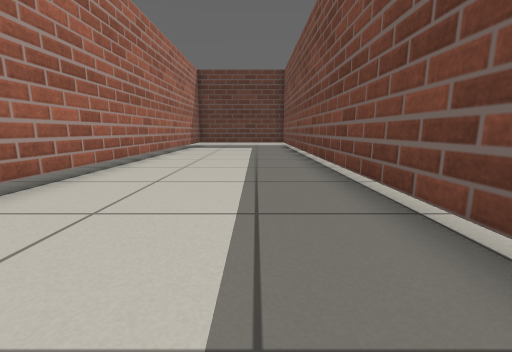
View 1 (above)

24 first-person views from a walk through a Gazebo world. The camera is 0.5 m above the floor, tilts 10° down and sees 90° across. The floor is counted in squares, 0.5 m on a side. Each view is taken from the middle of a square. On the plan, view 1 faces up. The plan holds only what a view shows up to about 11 squares ahead; the rest is blank. The place goes on beyond the plan. Simple shapes stand in for some stock models.

View 2
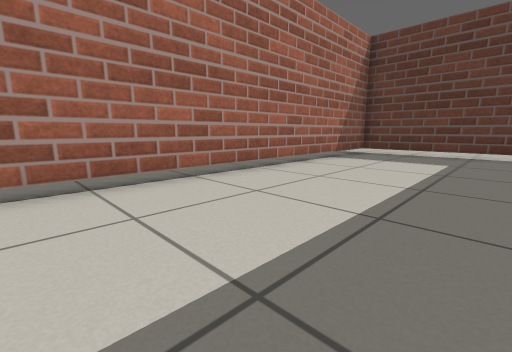

View 3
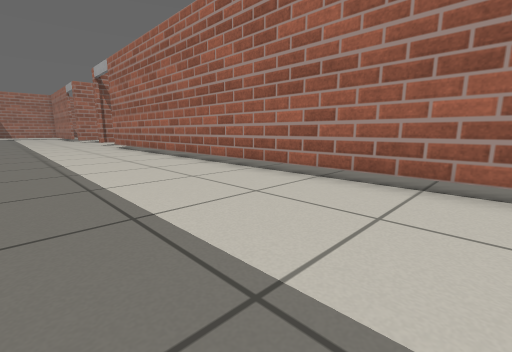

View 4
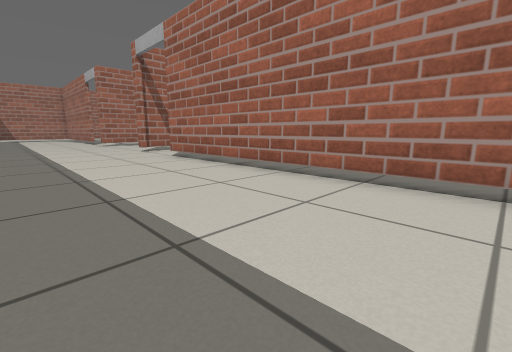

View 5
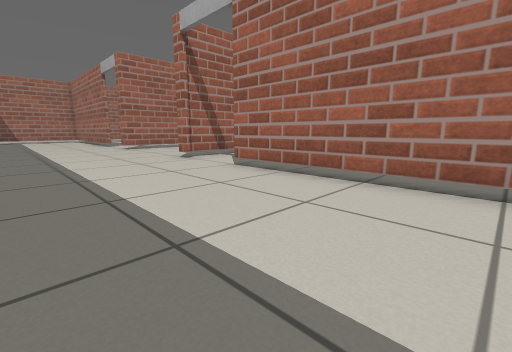

View 6
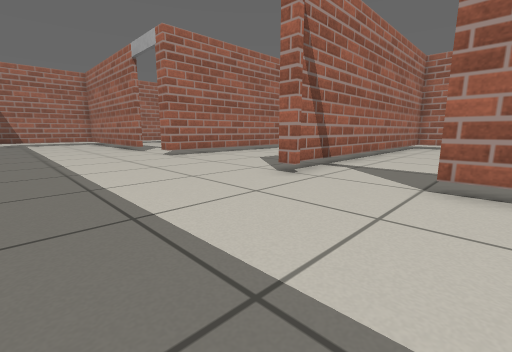

View 7
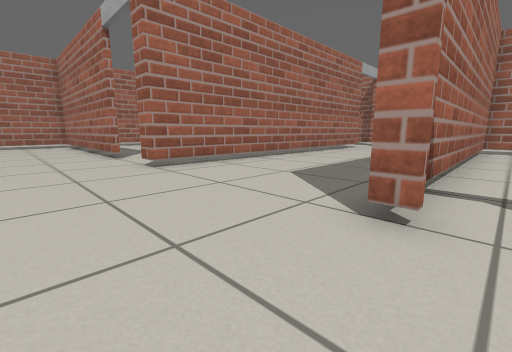

View 8
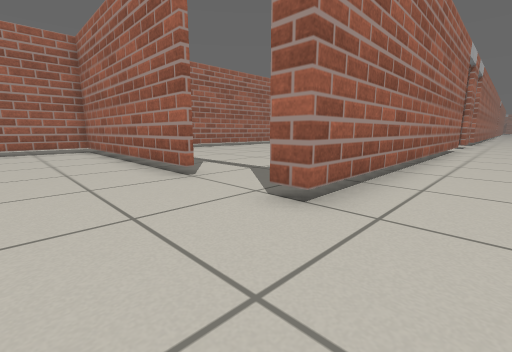

View 9
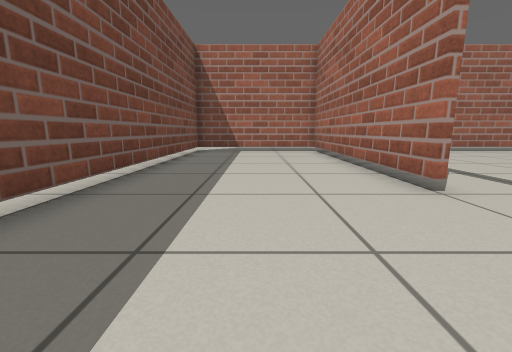

View 10
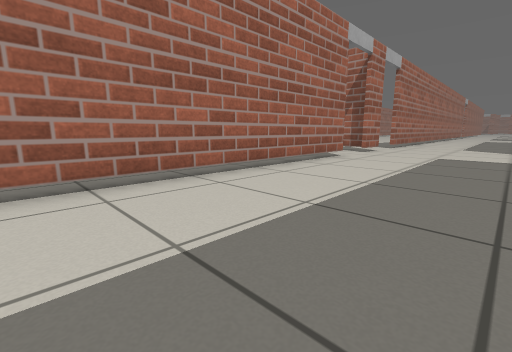

View 11
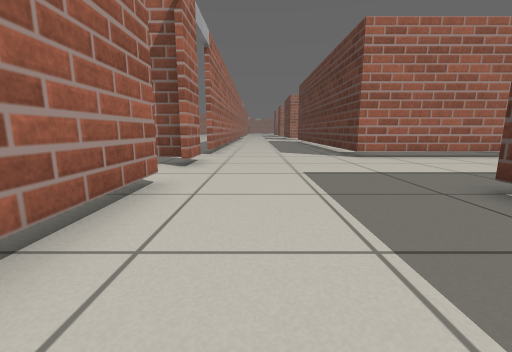

View 12
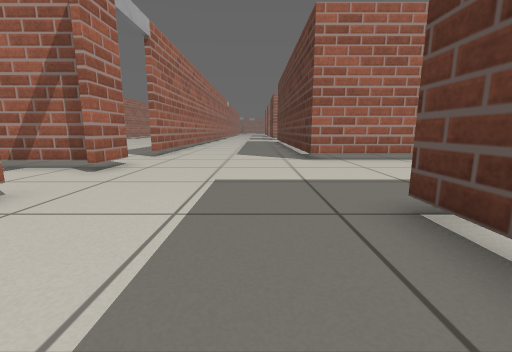

View 13
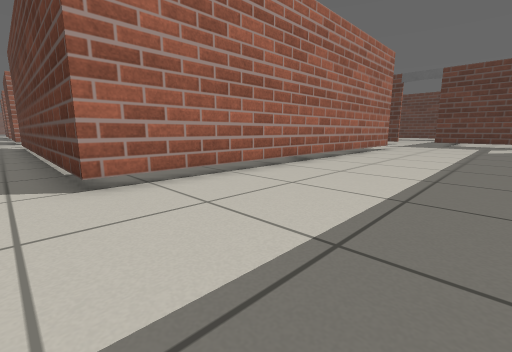

View 14
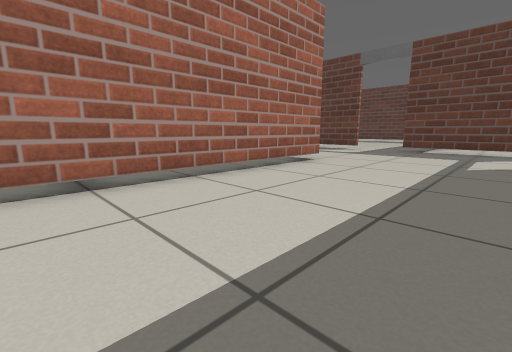

View 15
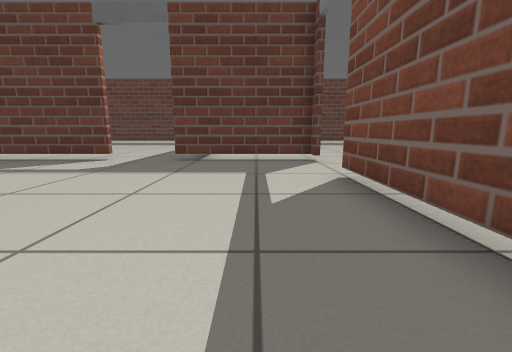

View 16
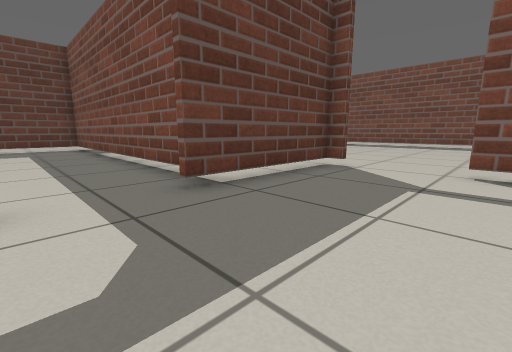

View 17
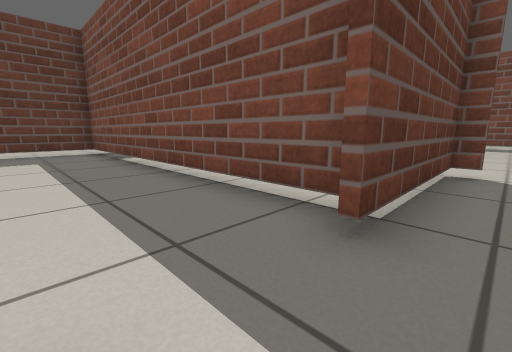

View 18
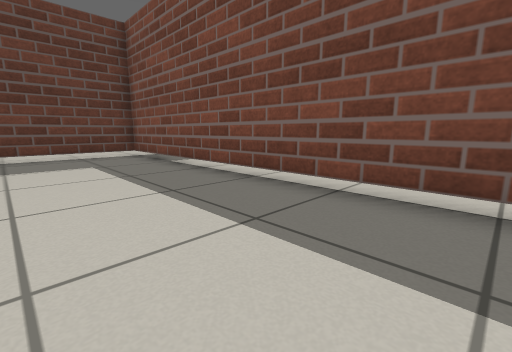

View 19
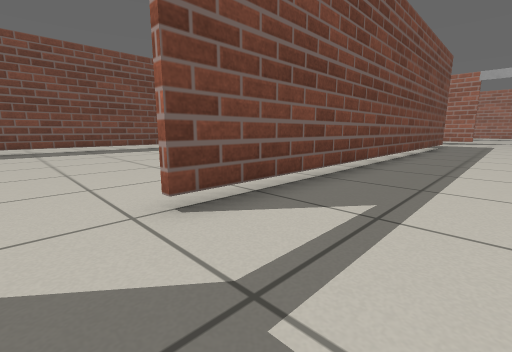

View 20
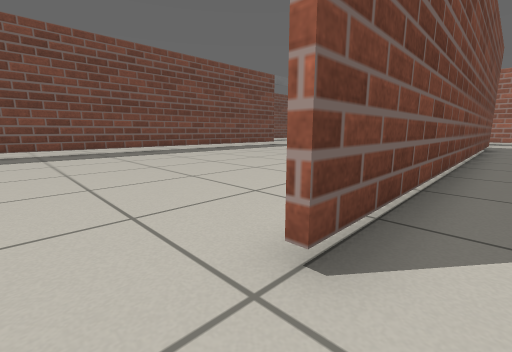

View 21
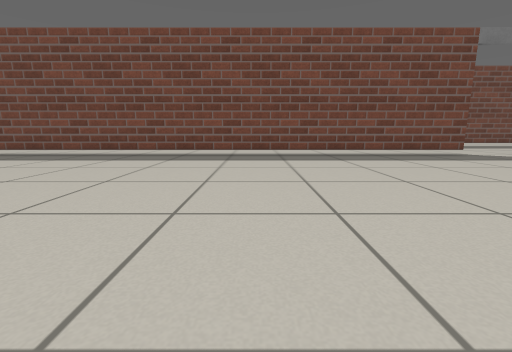

View 22
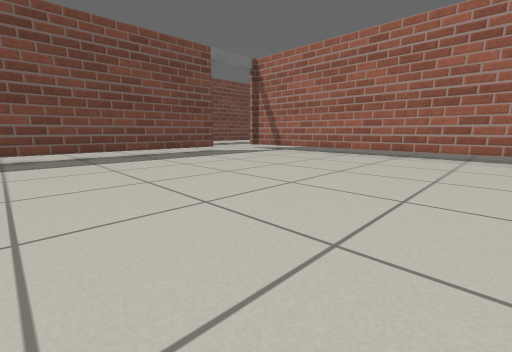

View 23
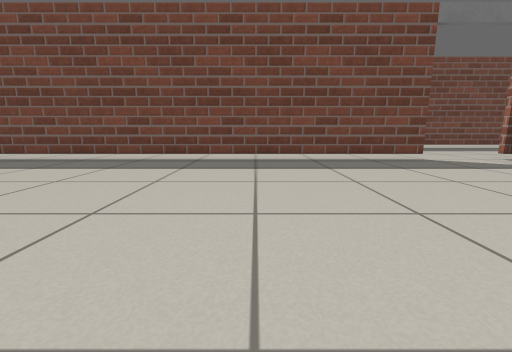

View 24
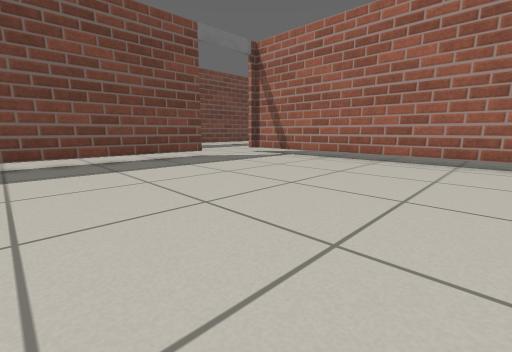

### Floor plan
Key: @ floor where view 1 was taken; # wall or solid block; . floor; T thing the floor can be seen under or through; B grey box.
Columns run from 24 left of view 1 to 2 right of it. Each row starts with its distance up from view 1.
 18 #####               ######
 17 ....#.              #.....
 16 ....#.              #.....
 15 ....#.             .#.....
 14 ....#.             .#.....
 13 ....T.             .T.....
 12 ....T.             .T.....
 11 ....T.             .T.....#
 10 ....T.             .T.....#
  9 ....T.             .T.....#
  8 ....T.....         .T.....#
  7 ....T.....        ..T.....#
  6 #B..TTTTT....... ...T.....#
  5 ....................T.....#
  4 ....................T.....#
  3 ....................T.....#
  2  .......#...........T.....#
  1  .......#...........T.....
  0   #.....#...........T...@.
 -1   #.....#...........T.....
 -2   #.....#...........T.....
 -3   #.....#...........T.....
 -4   #.....#...........T.....
 -5   #.....#...........T.....
 -6   #.....#...........T.....
 -7   #.....#...........T.....
 -8   #.....#...........T.....
 -9   #.....#...........T.....
-10   #.....#...........T.....
-11   #.....#.................
-12   #..... .................
-13   #.....T.................
-14 ###.....TTTTTTTTTTTT#.....
-15 ..........................
-16 ..........................
-17 ..........................
-18 ..........................
-19 ..........................
-20 #B..#..B##TTTTTTTTTTT.....
-21 ....#.. ............B.....
-22    .#.           .........#
-23    .#            .........#
-24                 ....#.....#
-25                 ....#.....#
-26                 ....#.....#
-27                ... .#.....#
-28               ...  .#.....#
-29              ...    #.....#
-30              ..     #.....#
-31                     #...  #

Where each view was taken, in squares from view 1:
view 1: 0 up, 0 right, facing up
view 2: 6 up, 1 right, facing up-left
view 3: 6 up, 1 right, facing down-left
view 4: 1 down, 1 right, facing down-left
view 5: 5 down, 1 right, facing down-left
view 6: 10 down, 1 right, facing down-left
view 7: 13 down, 1 left, facing down-left
view 8: 18 down, 1 left, facing down-left
view 9: 19 down, 1 left, facing down
view 10: 15 down, 7 left, facing down-left
view 11: 18 down, 12 left, facing left
view 12: 16 down, 13 left, facing left
view 13: 15 down, 17 left, facing up-left
view 14: 8 down, 17 left, facing up-left
view 15: 3 down, 18 left, facing up
view 16: 2 up, 23 left, facing up-right
view 17: 5 up, 23 left, facing up-right
view 18: 7 up, 24 left, facing up-right
view 19: 4 up, 19 left, facing down-right
view 20: 4 up, 17 left, facing down-right
view 21: 2 down, 15 left, facing right
view 22: 3 down, 15 left, facing down-right
view 23: 5 down, 13 left, facing right
view 24: 5 down, 13 left, facing down-right
